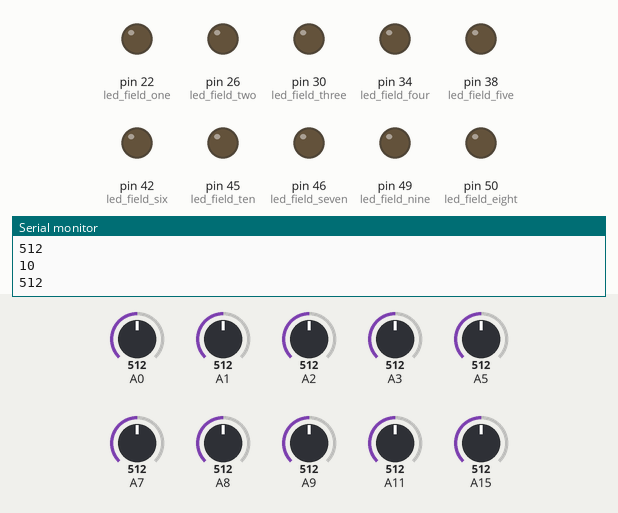
Simulated run of this sketch. Board: Arduino Mega 2560, built with avr-gcc and run on an emulated ATmega2560. Parts: output pins drawn as LEDs (lit = HIGH), the last lines printed to the serial monitor. Inputs (shaded band) come from the test bench; at power-on: A0 = 512, A3 = 512, A2 = 512, A1 = 512, A5 = 512, A7 = 512, A8 = 512, A9 = 512, A11 = 512, A15 = 512.

Above: at 1.2 s.
1.3 s: A0 set to 449
2.8 s: A0 set to 421
At 4.0 s:
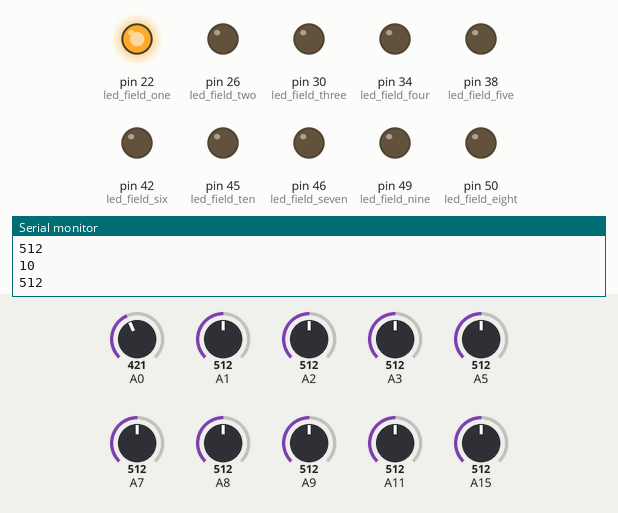
4.3 s: A3 set to 456
5.8 s: A3 set to 432
At 7.0 s:
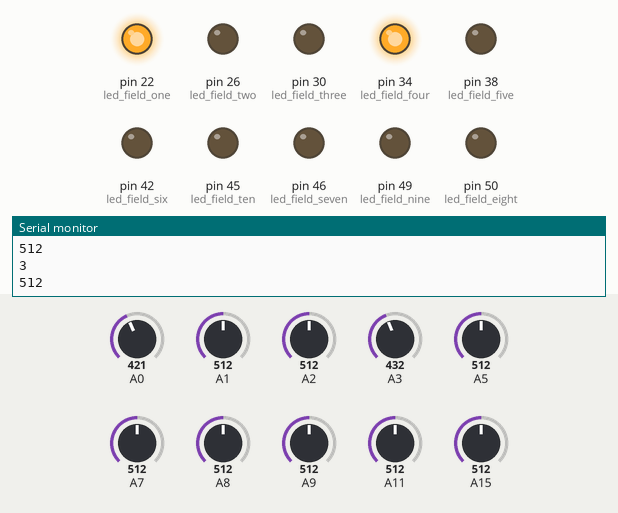
7.3 s: A2 set to 444
8.8 s: A2 set to 428
At 9.9 s:
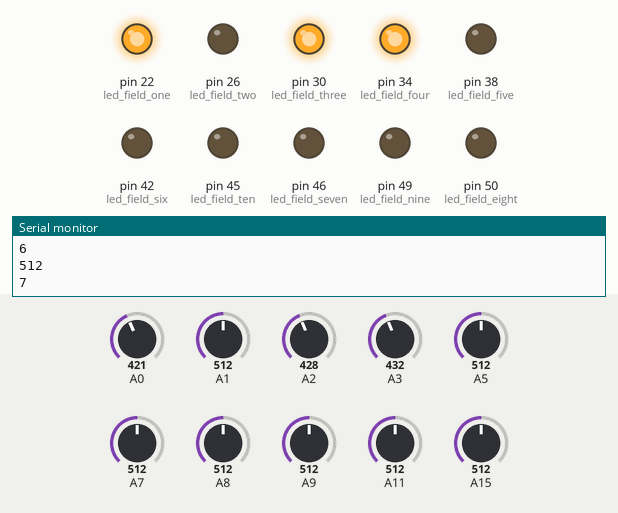
Timing chart, 0 to 11.3 s (numbered marks = the images above; inputs shaded):
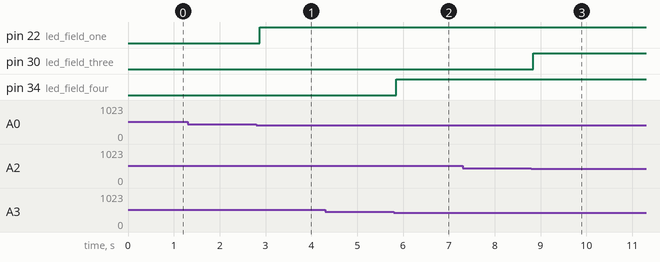

The sketch:

arduino_code.ino
```cpp
//diode pins
int led_field_one = 22;
int led_field_two = 26;
int led_field_three = 30;
int led_field_four = 34;
int led_field_five = 38;
int led_field_six = 42;
int led_field_seven = 46;
int led_field_eight = 50;
int led_field_nine = 49;
int led_field_ten = 45;
//shadow intensity setup flags
int flag1 = 0;
int flag3 = 0;
int flag4 = 0;
int flag6 = 0;
int flag7 = 0;
int flag8 = 0;
int flag9 = 0;
int flag10 = 0;
//shadow intensity at start setup
int sensor_shadow_one;
int sensor_shadow_three;
int sensor_shadow_four;
int sensor_shadow_six;
int sensor_shadow_seven;
int sensor_shadow_eight;
int sensor_shadow_nine;
int sensor_shadow_ten;

int counter = 0; //needed to setup shadows

void setup() {
  pinMode(led_field_one, OUTPUT);
  pinMode(led_field_two, OUTPUT);
  pinMode(led_field_three, OUTPUT);
  pinMode(led_field_four, OUTPUT);
  pinMode(led_field_five, OUTPUT);
  pinMode(led_field_six, OUTPUT);
  pinMode(led_field_seven, OUTPUT);
  pinMode(led_field_eight, OUTPUT);
  pinMode(led_field_nine, OUTPUT);
  pinMode(led_field_ten, OUTPUT);
  Serial.begin(9600);
}
void loop() {

  // read the input on analog pin 0:
  int sensor_field_one = analogRead(A0);
  int sensor_field_two = analogRead(A1);
  int sensor_field_three = analogRead(A2);
  int sensor_field_four = analogRead(A3);
  int sensor_field_five = analogRead(A5);
  int sensor_field_six = analogRead(A7);
  int sensor_field_seven = analogRead(A8);
  int sensor_field_eight = analogRead(A9);
  int sensor_field_nine = analogRead(A15);
  int sensor_field_ten = analogRead(A11);


  //getting shadow intensity at start
  if((flag1 == 0) && (counter == 10)) {
    sensor_shadow_one = sensor_field_one;
    flag1 = 1;
  }

  if((flag3 == 0) && (counter == 10)) {
    sensor_shadow_three = sensor_field_three;
    flag3 = 1;
  }

  if((flag4 == 0) && (counter == 10)) {
    sensor_shadow_four = sensor_field_four;
    flag4 = 1;
  }


  if((flag6 == 0) && (counter == 10)) {
    sensor_shadow_six = sensor_field_six;
    flag6 = 1;
  }

  if((flag7 == 0) && (counter == 10)) {
    sensor_shadow_seven = sensor_field_seven;
    flag7 = 1;
  }

  if((flag8 == 0) && (counter == 10)) {
    sensor_shadow_eight = sensor_field_eight;
    flag8 = 1;
  }

  if((flag9 == 0) && (counter == 10)) {
    sensor_shadow_nine = sensor_field_nine;
    flag9 = 1;
  }

  if((flag10 == 0) && (counter == 10)) {
    sensor_shadow_ten = sensor_field_ten;
    flag10 = 1;
  }

  //check to light on and off leds
  if(sensor_field_one<sensor_shadow_one - 75) {
     digitalWrite(led_field_one, HIGH);
  } else {
     digitalWrite(led_field_one, LOW);
  }

  if(sensor_field_two>1015) {
     digitalWrite(led_field_two, HIGH);
  } else {
     digitalWrite(led_field_two, LOW);
  }

  if(sensor_field_three<sensor_shadow_three - 75) {
     digitalWrite(led_field_three, HIGH);
  } else {
     digitalWrite(led_field_three, LOW);
  }

  if(sensor_field_four<sensor_shadow_four - 65) {
     digitalWrite(led_field_four, HIGH);
  } else {
     digitalWrite(led_field_four, LOW);
  }

  if(sensor_field_five>1010) {
     digitalWrite(led_field_five, HIGH);
  } else {
     digitalWrite(led_field_five, LOW);
  }

  if(sensor_field_six<sensor_shadow_six - 75) {
     digitalWrite(led_field_six, HIGH);
  } else {
     digitalWrite(led_field_six, LOW);
  }

  if(sensor_field_seven<sensor_shadow_seven - 50) {
     digitalWrite(led_field_seven, HIGH);
  } else {
     digitalWrite(led_field_seven, LOW);
  }

  if(sensor_field_eight<sensor_shadow_eight - 50) {
     digitalWrite(led_field_eight, HIGH);
  } else {
     digitalWrite(led_field_eight, LOW);
  }

  if(sensor_field_nine<sensor_shadow_nine - 70) {
     digitalWrite(led_field_nine, HIGH);
  } else {
     digitalWrite(led_field_nine, LOW);
  }

  if(sensor_field_ten<sensor_shadow_ten - 50) {
     digitalWrite(led_field_ten, HIGH);
  } else {
     digitalWrite(led_field_ten, LOW);
  }

  //debugging
  Serial.println("1");
  Serial.println(sensor_shadow_one);
  Serial.println("3");
  Serial.println(sensor_shadow_three);
  Serial.println("4");
  Serial.println(sensor_shadow_four);
  Serial.println("6");
  Serial.println(sensor_shadow_six);
  Serial.println("7");
  Serial.println(sensor_shadow_seven);
  Serial.println("8");
  Serial.println(sensor_shadow_eight);
  Serial.println("9");
  Serial.println(sensor_shadow_nine);
  Serial.println("10");
  Serial.println(sensor_shadow_ten);

  delay(100);        // delay in between reads for stability

  if(counter < 15) {
    counter += 1;
  }
}
```

Measured:
- the behaviour switches between 437 and 436 on A0 (found by bisection; images 0 and 1)
- the behaviour switches between 447 and 446 on A3 (found by bisection; images 1 and 2)
- the behaviour switches between 437 and 436 on A2 (found by bisection; images 2 and 3)
- after the input at 2.8 s, pin 22 (led_field_one): LOW → HIGH after 0.07 s
- after the input at 5.8 s, pin 34 (led_field_four): LOW → HIGH after 0.06 s
- after the input at 8.8 s, pin 30 (led_field_three): LOW → HIGH at once
